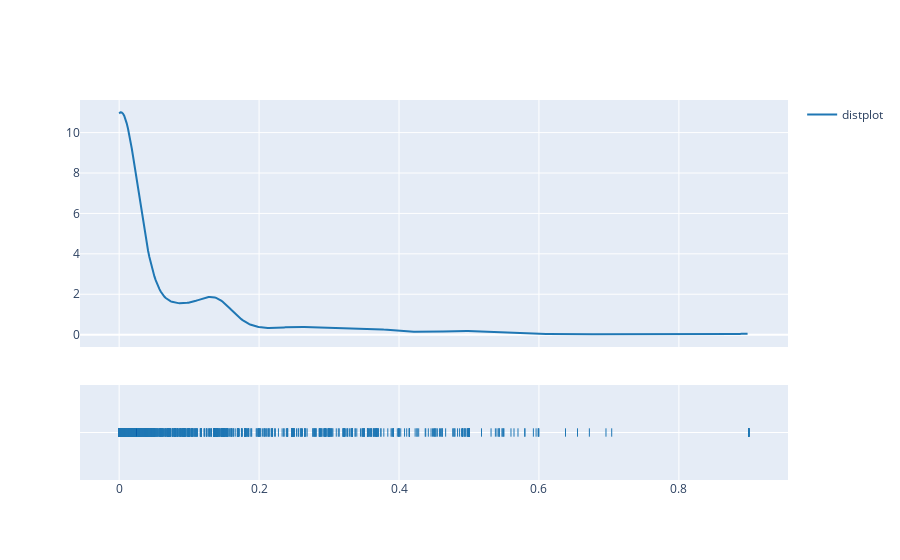

Notebook code for this chart:
### Code cell
import plotly.figure_factory as ff
import numpy as np
np.random.seed(1)

x = np.random.randn(1000)
hist_data = [df['AGR_crop_fresh_surfacewater_withdrawal_mgd_to_CVL_total_total_total_total_mgd_fraction'].to_list()]
group_labels = ['distplot'] # name of the dataset

fig = ff.create_distplot(hist_data, group_labels, show_hist=False)
fig.show()

### Figure 1 — Plotly figure (JSON) as saved in the notebook; plotly's stock layout.template omitted (floating-point values rounded to 4 significant figures; data arrays with more than 128 entries replaced by an {"elided": "..."} marker saying what was removed)
{"data": [{"legendgroup": "distplot", "marker": {"color": "rgb(31, 119, 180)"}, "mode": "lines", "name": "distplot", "showlegend": true, "type": "scatter", "x": {"elided": "500 float values"}, "xaxis": "x", "y": {"elided": "500 float values"}, "yaxis": "y"}, {"legendgroup": "distplot", "marker": {"color": "rgb(31, 119, 180)", "symbol": "line-ns-open"}, "mode": "markers", "name": "distplot", "showlegend": false, "type": "scatter", "x": {"elided": "3142 float values"}, "xaxis": "x", "y": {"elided": "3142 str values"}, "yaxis": "y2"}], "layout": {"barmode": "overlay", "hovermode": "closest", "legend": {"traceorder": "reversed"}, "xaxis": {"anchor": "y2", "domain": [0, 1], "zeroline": false}, "yaxis": {"anchor": "free", "domain": [0.35, 1], "position": 0}, "yaxis2": {"anchor": "x", "domain": [0, 0.25], "dtick": 1, "showticklabels": false}}}
